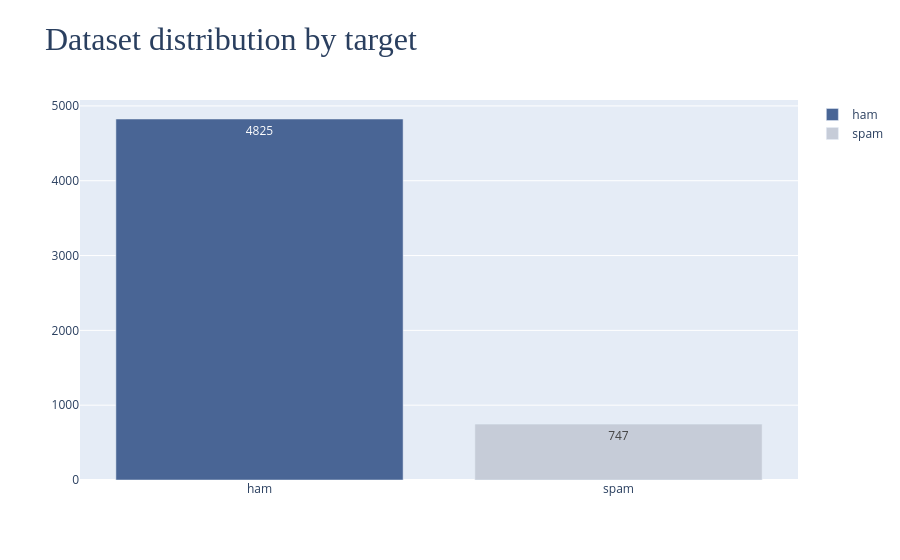

Here is the notebook cell this chart was saved with:
### Code cell
balance_counts = df['target'].value_counts()

fig = go.Figure()
fig.add_trace(go.Bar(
    x=['ham'],
    y=[balance_counts.get('ham', 0)],
    name='ham',
    text=[balance_counts.get('ham', 0)],
    textposition='auto',
    marker_color=primary_blue
))
fig.add_trace(go.Bar(
    x=['spam'],
    y=[balance_counts.get('spam', 0)],
    name='spam',
    text=[balance_counts.get('spam', 0)],
    textposition='auto',
    marker_color=primary_grey
))
fig.update_layout(
    title='<span style="font-size:32px; font-family:Times New Roman">Dataset distribution by target</span>'
)
fig.show()

### Figure 1 — Plotly figure (JSON) as saved in the notebook; plotly's stock layout.template omitted (floating-point values rounded to 4 significant figures)
{"data": [{"marker": {"color": "#496595"}, "name": "ham", "text": ["4825"], "textposition": "auto", "type": "bar", "x": ["ham"], "y": [4825]}, {"marker": {"color": "#c6ccd8"}, "name": "spam", "text": ["747"], "textposition": "auto", "type": "bar", "x": ["spam"], "y": [747]}], "layout": {"title": {"text": "<span style=\"font-size:32px; font-family:Times New Roman\">Dataset distribution by target</span>"}}}
